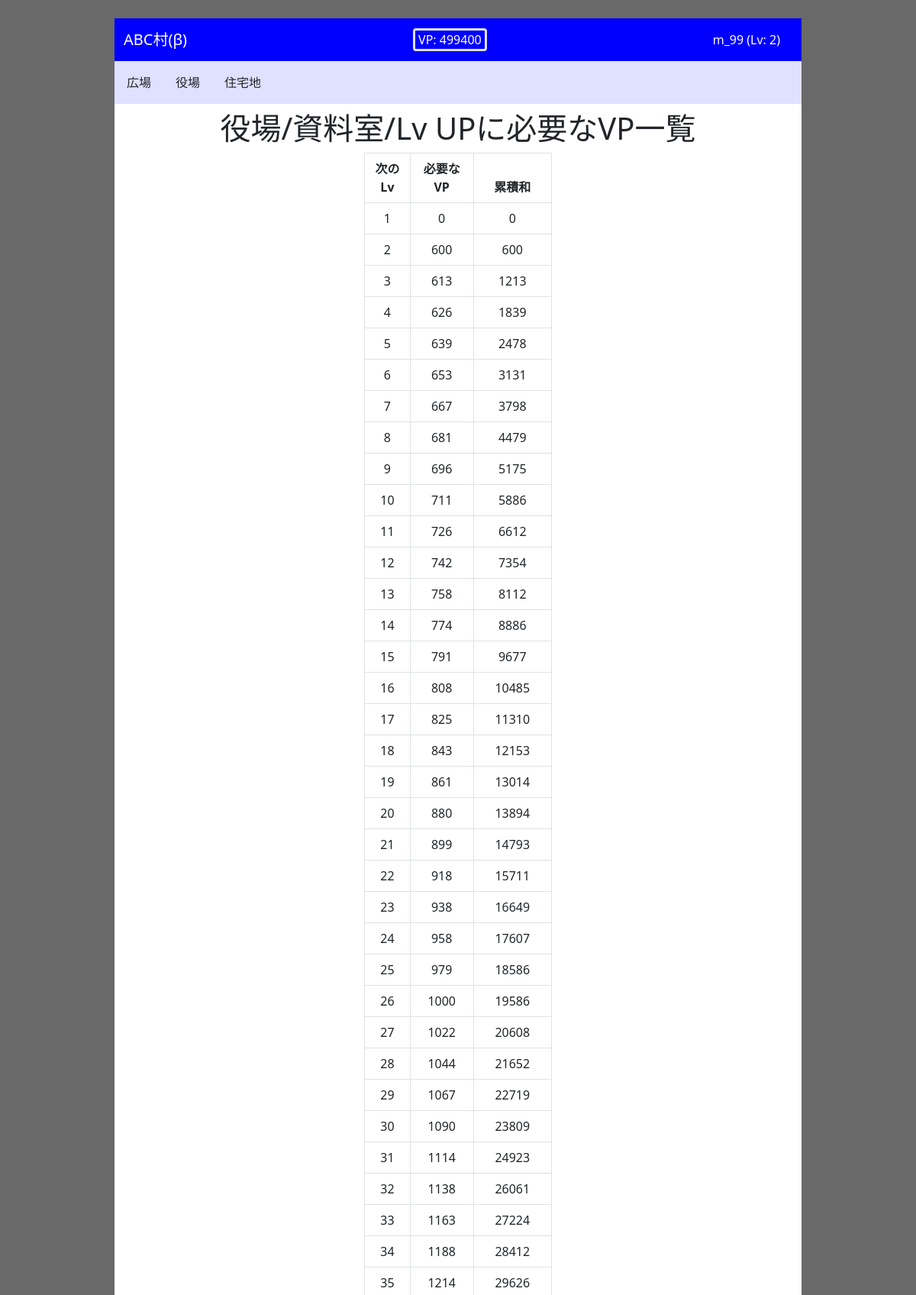
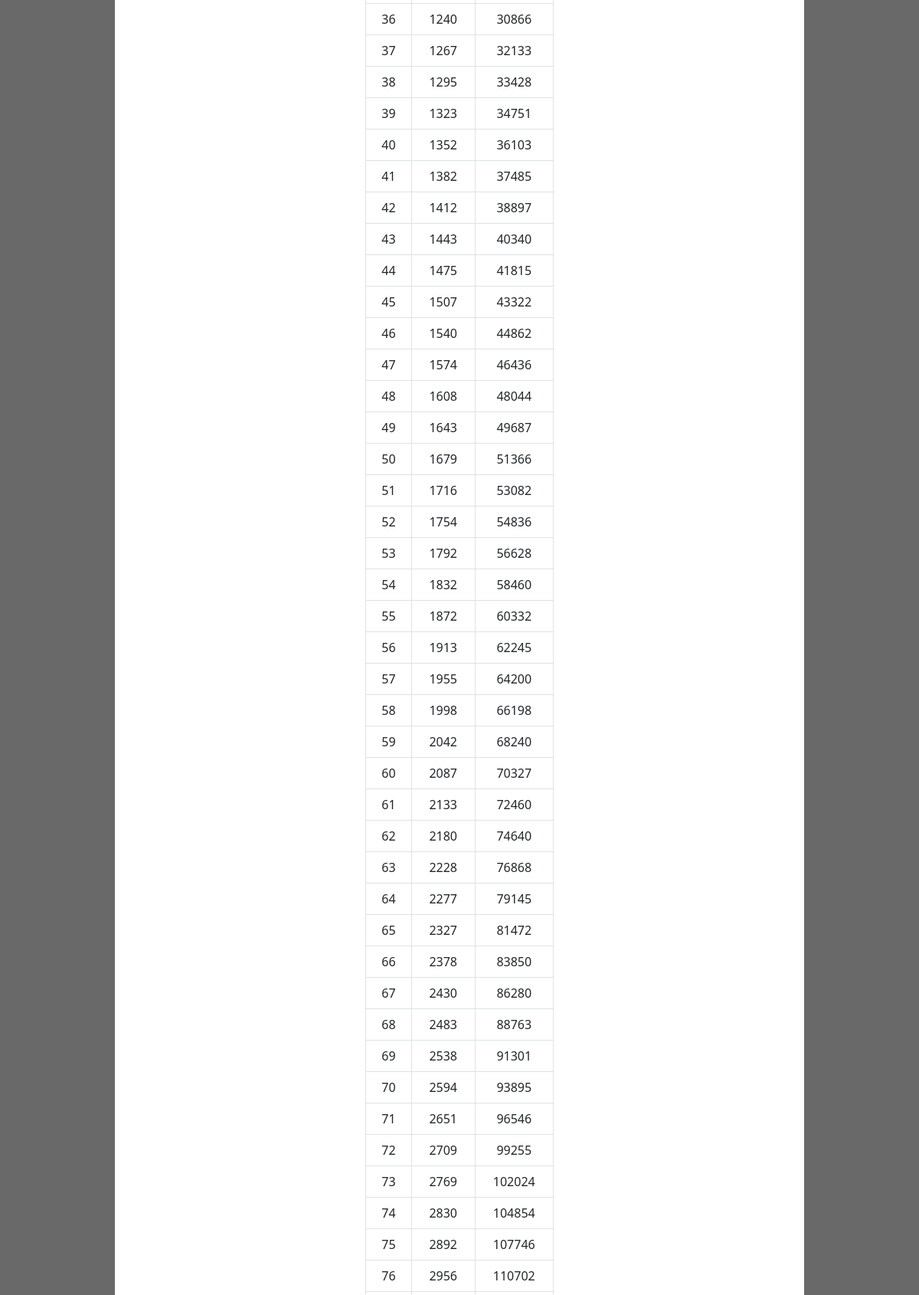
The page /documents/doc_needVP (signed in, upper part) on the database its author committed (2 pictures, top to bottom).
### models.py (models this page shows, shortened)
class User(db.Model, UserMixin):
    id = db.Column(db.Integer, primary_key=True)
    username = db.Column(db.String(32), index=True)
    inner_username = db.Column(db.String(32), index=True)
    password = db.Column(db.Text)
    VP = db.Column(db.Integer)
    level = db.Column(db.Integer)
    register_time = db.Column(db.DateTime, default=datetime.now())
    champion_medal = db.Column(db.Integer, default=0)
    complete_medal = db.Column(db.Integer, default=0)
    special_medal = db.Column(db.Integer, default=0)

### module_yakuba.py (the view)
@module_yakuba.route('/documents/<document>', methods=['GET', 'POST'])
def document(document):
    if document == 'doc_needVP':
        return render_template(document + '.html', value=get_needVP())
    else:
        l = ["doc_ifBlue", "doc_ruleABC", "doc_ruleBattle"]
        if document in l:
            return render_template(document + '.html')
        else:
            return render_template('page_not_found.html')

### models.py (called while the page is built)
def get_needVP():
    ret = [[0, 0], [600, 0]]
    for i in range(97):
        ret.append([ret[i+1][0] + (ret[i+1][0]*19)//855, 0])
    for i in range(46):
        ret[98-i][0] += 1
    for i in range(98):
        ret[i+1][1] = ret[i][1] + ret[i+1][0]
    return ret

@login_manager.user_loader
def load_user(user_id):
    return User.query.get(user_id)

### templates/doc_needVP.html (shortened to what this page needs)
{% extends "base.html" %}
{% from "_helpers.html" import render_field %}
{% block container %}
<h1>役場/資料室/Lv UPに必要なVP一覧</h1>
<table class="table table-bordered text-center m-auto" style="width: 28%">
  <thead>
    <tr>
      <th scope="col" style="width: 8%">次のLv</th>
      <th scope="col" style="width: 10%">必要なVP</th>
      <th scope="col" style="width: 10%">累積和</th>
    </tr>
  </thead>
  <tbody>
    <tr>
        {% for v in value %}
            <tr>
            <td>{{ loop.index}}</td>
            <td>{{ v[0] }}</td>
            <td>{{ v[1] }}</td>
            </tr>
        {% endfor %}
    </tr>
  </tbody>
</table>
<br>
{% endblock %}

### templates/base.html (shortened to what this page needs)
<!DOCTYPE html>
<html lang="ja">
    <head>
        <link href="https://cdn.jsdelivr.net/npm/bootstrap@5.0.1/dist/css/bootstrap.min.css" rel="stylesheet">
        <link rel="stylesheet" href="https://cdnjs.cloudflare.com/ajax/libs/jquery.tablesorter/2.31.0/css/theme.default.min.css">
    </head>
    <nav class="navbar navbar-expand-lg navbar-dark mx-auto w-75 mt-4" style="background-color: #0000FF;">
        <div class="container-fluid ">
            <div class="nav-item">
                <a class="navbar-brand" href="{{url_for('module_basis.home')}}">ABC村(β)</a></div>
            {% if current_user.is_authenticated %}
                <div class="nav-item px-1 border border-3 rounded">
                    <span class="navbar-text text-white">VP: {{current_user.VP}}</span></div>
                <div class="nav-item">
                    <a class="nav-link text-white" href="{{url_for('module_juutakuti.user', username=current_user.username)}}">{{current_user.username}}
                (Lv: {{ current_user.level}}) </a></div>
            {% else %}
                <div class="nav-item">
                    <a class="nav-link text-white" href="{{url_for('module_regi.login')}}">入村/帰村</a></div>
            {% endif %}
        </div>
    </nav>
    <nav class="navbar navbar-expand-lg navbar-light mx-auto w-75" style="background-color: #E0E0FF;">
        <div class="nav-item">
            <a class="nav-link text-dark" href="{{url_for('module_hiroba.bbs')}}">広場</a>
        </div>
        <div class="nav-item">
            <a class="nav-link text-dark" href="{{url_for('module_yakuba.contests')}}">役場</a>
        </div>
        <div class="nav-item">
            <a class="nav-link text-dark" href="{{url_for('module_juutakuti.users')}}">住宅地</a>
        </div>
    </nav>
    <body>
        <div class="container mx-auto w-75 pt-2 pb-4 mb-4" style="background-color: #FFFFFF;">
            <div class="row">
                <span style="text-align:center">
                {% block container %}
                {% endblock %}
                </span>
            </div>
        </div>
    </body>
</html>

### templates/base.html (style rules this page uses)
body { background-color: dimgray; }

### rows shown on the page
User: VP "499400", username "m_99", level "2"

### other values the page prints
{{ v[0] }} "0" "600" "613" "626" "639" "653" "667" "681" "696" "711" "726" "742" "758" "774" "791" "808" "825" "843" "861" "880" "899" "918" "938" "958" "979" "1000" "1022" "1044" "1067" "1090" "1114" "1138" "1163" "1188" "1214" "1240" "1267" "1295" "1323" "1352" "1382" "1412" "1443" "1475" "1507" "1540" "1574" "1608" "1643" "1679" "1716" "1754" "1792" "1832" "1872" "1913" "1955" "1998" "2042" "2087" "2133" "2180" "2228" "2277" "2327" "2378" "2430" "2483" "2538" "2594" "2651" "2709" "2769" "2830" "2892" "2956"
{{ v[1] }} "0" "600" "1213" "1839" "2478" "3131" "3798" "4479" "5175" "5886" "6612" "7354" "8112" "8886" "9677" "10485" "11310" "12153" "13014" "13894" "14793" "15711" "16649" "17607" "18586" "19586" "20608" "21652" "22719" "23809" "24923" "26061" "27224" "28412" "29626" "30866" "32133" "33428" "34751" "36103" "37485" "38897" "40340" "41815" "43322" "44862" "46436" "48044" "49687" "51366" "53082" "54836" "56628" "58460" "60332" "62245" "64200" "66198" "68240" "70327" "72460" "74640" "76868" "79145" "81472" "83850" "86280" "88763" "91301" "93895" "96546" "99255" "102024" "104854" "107746" "110702"
